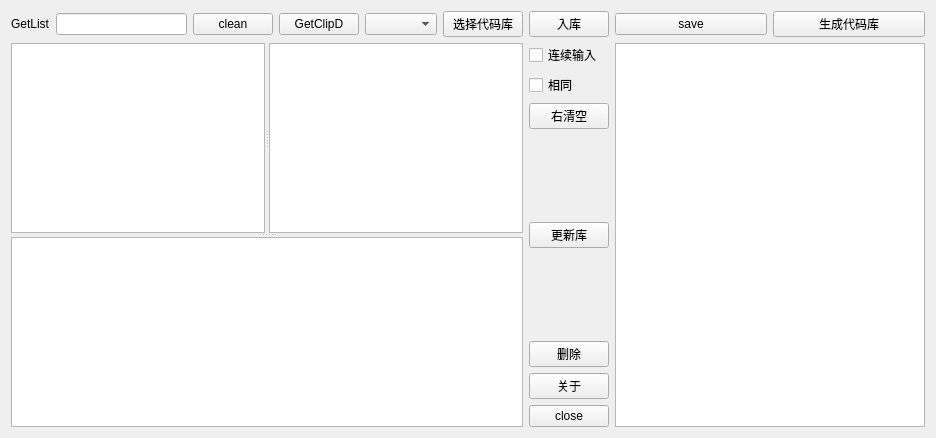
<?xml version="1.0" encoding="UTF-8"?>
<ui version="4.0">
 <class>autoCCode</class>
 <widget class="QWidget" name="autoCCode">
  <property name="geometry">
   <rect>
    <x>0</x>
    <y>0</y>
    <width>936</width>
    <height>438</height>
   </rect>
  </property>
  <property name="windowTitle">
   <string>autoCCode</string>
  </property>
  <layout class="QHBoxLayout" name="horizontalLayout_4">
   <item>
    <layout class="QHBoxLayout" name="horizontalLayout_3">
     <item>
      <layout class="QVBoxLayout" name="verticalLayout">
       <item>
        <layout class="QHBoxLayout" name="horizontalLayout_2">
         <item>
          <widget class="QLabel" name="get_listlabel">
           <property name="enabled">
            <bool>true</bool>
           </property>
           <property name="text">
            <string>GetList</string>
           </property>
          </widget>
         </item>
         <item>
          <widget class="QLineEdit" name="lineEdit_search"/>
         </item>
         <item>
          <widget class="QPushButton" name="pushButton_clean">
           <property name="text">
            <string>clean</string>
           </property>
          </widget>
         </item>
         <item>
          <widget class="QPushButton" name="pushButton_search_fromClip">
           <property name="text">
            <string>GetClipD</string>
           </property>
          </widget>
         </item>
         <item>
          <widget class="QComboBox" name="comboBox_vartype"/>
         </item>
         <item>
          <widget class="QPushButton" name="choseCodeDB_btn">
           <property name="text">
            <string>选择代码库</string>
           </property>
          </widget>
         </item>
        </layout>
       </item>
       <item>
        <widget class="QSplitter" name="splitter_2">
         <property name="orientation">
          <enum>Qt::Vertical</enum>
         </property>
         <widget class="QSplitter" name="splitter">
          <property name="orientation">
           <enum>Qt::Horizontal</enum>
          </property>
          <widget class="QListWidget" name="listWidget_codeview">
           <property name="styleSheet">
            <string notr="true"/>
           </property>
           <property name="wordWrap">
            <bool>false</bool>
           </property>
          </widget>
          <widget class="QListWidget" name="listWidget_note"/>
         </widget>
         <widget class="QTextEdit" name="codeshow_textEdit"/>
        </widget>
       </item>
      </layout>
     </item>
     <item>
      <layout class="QVBoxLayout" name="verticalLayout_3">
       <item>
        <widget class="QPushButton" name="indb_btn">
         <property name="text">
          <string>入库</string>
         </property>
        </widget>
       </item>
       <item>
        <widget class="QCheckBox" name="checkBox_inbox">
         <property name="text">
          <string>连续输入</string>
         </property>
        </widget>
       </item>
       <item>
        <widget class="QCheckBox" name="checkBox_same">
         <property name="text">
          <string>相同</string>
         </property>
        </widget>
       </item>
       <item>
        <widget class="QPushButton" name="rightclear_btn">
         <property name="text">
          <string>右清空</string>
         </property>
        </widget>
       </item>
       <item>
        <spacer name="verticalSpacer">
         <property name="orientation">
          <enum>Qt::Vertical</enum>
         </property>
         <property name="sizeHint" stdset="0">
          <size>
           <width>20</width>
           <height>40</height>
          </size>
         </property>
        </spacer>
       </item>
       <item>
        <widget class="QPushButton" name="pushButton_updatedb">
         <property name="text">
          <string>更新库</string>
         </property>
        </widget>
       </item>
       <item>
        <spacer name="verticalSpacer_3">
         <property name="orientation">
          <enum>Qt::Vertical</enum>
         </property>
         <property name="sizeHint" stdset="0">
          <size>
           <width>20</width>
           <height>60</height>
          </size>
         </property>
        </spacer>
       </item>
       <item>
        <widget class="QPushButton" name="delete_btn">
         <property name="text">
          <string>删除</string>
         </property>
        </widget>
       </item>
       <item>
        <widget class="QPushButton" name="about_btn">
         <property name="text">
          <string>关于</string>
         </property>
        </widget>
       </item>
       <item>
        <widget class="QPushButton" name="close_btn">
         <property name="text">
          <string>close</string>
         </property>
        </widget>
       </item>
      </layout>
     </item>
     <item>
      <layout class="QVBoxLayout" name="verticalLayout_2">
       <item>
        <layout class="QHBoxLayout" name="horizontalLayout">
         <item>
          <widget class="QPushButton" name="save_btn">
           <property name="minimumSize">
            <size>
             <width>150</width>
             <height>0</height>
            </size>
           </property>
           <property name="text">
            <string>save</string>
           </property>
          </widget>
         </item>
         <item>
          <widget class="QPushButton" name="gencode_btn">
           <property name="minimumSize">
            <size>
             <width>150</width>
             <height>0</height>
            </size>
           </property>
           <property name="text">
            <string>生成代码库</string>
           </property>
          </widget>
         </item>
        </layout>
       </item>
       <item>
        <widget class="QTextEdit" name="genshow_textEdit"/>
       </item>
      </layout>
     </item>
    </layout>
   </item>
  </layout>
 </widget>
 <layoutdefault spacing="6" margin="11"/>
 <resources/>
 <connections/>
</ui>
